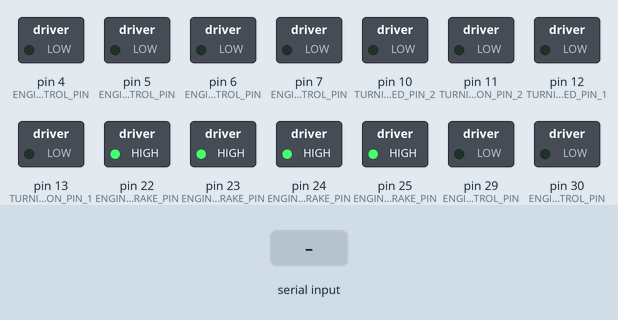
Recording of a sketch running on a simulated Arduino Mega 2560, built with avr-gcc and run on an emulated ATmega2560. Parts: switched loads named in the sketch (green lamp = pin HIGH). The inputs (shaded band) are chosen by the test bench. What the sketch prints to the serial monitor is not drawn.

Above: at 1.0 s.
1.1 s: "F" received over Serial
At 1.35 s:
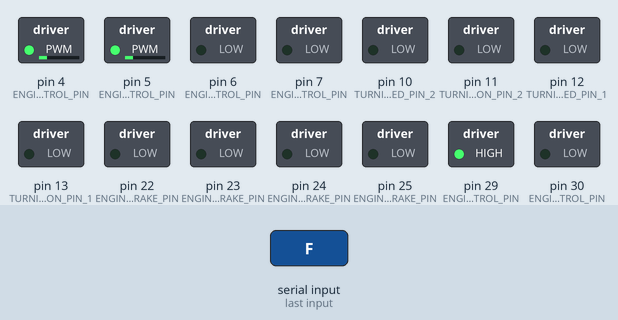
At 2.7 s:
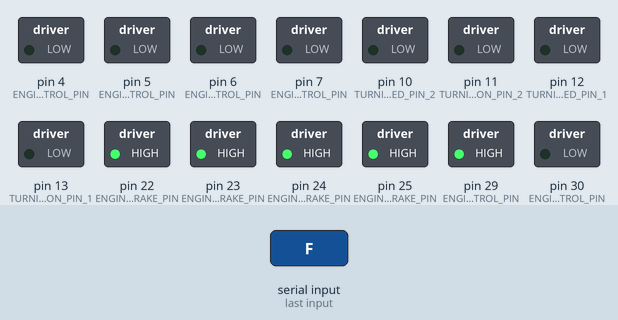
Timing chart, 0 to 4.2 s (numbered marks = the images above; inputs shaded):
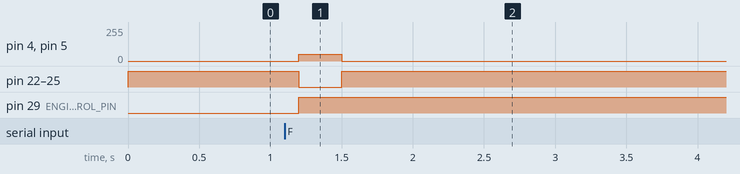

Measured:
- after the input at 1.1 s, pin 4 (ENGINE1_SPEED_CONTROL_PIN), pin 5 (ENGINE2_SPEED_CONTROL_PIN): 0/255 → 50/255 after 0.10 s, → 0/255 0.30 s later

The sketch:

2axisrotation.ino
```cpp
#include <SoftwareSerial.h>

//SoftwareSerial Serial(51, 49); //51 49 RX | TX pins for bluetooth module.

const int BLUETOOTH_BAUDRATE = 9600;
const int MASTER_DEVICE_BAUDRATE = 9600;

/*
Initialising constants responsible for engine speed and direction control pins
*/

const int ENGINE1_BRAKE_PIN = 23; // Overlaps with e4speedpin
const int ENGINE2_BRAKE_PIN = 25;
 const int ENGINE3_BRAKE_PIN = 22;
 const int ENGINE4_BRAKE_PIN = 24;

const int ENGINE1_SPEED_CONTROL_PIN=4;
const int ENGINE2_SPEED_CONTROL_PIN=5;
const int ENGINE3_SPEED_CONTROL_PIN=6;
const int ENGINE4_SPEED_CONTROL_PIN=7;

// const int ENGINE1_SPEED_READ_PIN = 18;
// const int ENGINE2_SPEED_READ_PIN = 19;
// const int ENGINE3_SPEED_READ_PIN = 20;
// const int ENGINE4_SPEED_READ_PIN = 21;

volatile long long engine1_last_pulse = 0;
volatile long long engine2_last_pulse = 0;
volatile long long engine3_last_pulse = 0;
volatile long long engine4_last_pulse = 0;

volatile long engine1_speed = 0;
volatile long engine2_speed = 0;
volatile long engine3_speed = 0;
volatile long engine4_speed = 0;

volatile long long current_time = 0;

const int ENGINE1_DIRECTION_CONTROL_PIN=29;
const int ENGINE2_DIRECTION_CONTROL_PIN=31;
const int ENGINE3_DIRECTION_CONTROL_PIN=30;
const int ENGINE4_DIRECTION_CONTROL_PIN=32;

const int MOTOR_SPEED_0 = 0;
const int TEST_SPEED = 50;
const int MOTOR_SPEED_1 = 130;
const int MOTOR_SPEED_2 = 150;
const int MOTOR_SPEED_3 = 170;

const int TURNING_DIRECTION_PIN_1 = 13;
const int TURNING_DIRECTION_PIN_2 = 11;

const int TURNING_SPEED_PIN_1 = 12;
const int TURNING_SPEED_PIN_2 = 10;

const int V_5=11;
const int V_5_1=53;

char current_command = ' '; // Contains a command symbol received with bluetooth.

int current_motor_speed = TEST_SPEED;

/*
Initialising max_loops_without_command which contains a maximum number of loops with unavailable bluetooth module.
If it is exceeded - we assume that connection has been lost, so we should stop a car for safety.
*/
int max_loops_without_command = 0;
int loops_without_command = 0;
int total_commands_received = 0;
int time_without_command = 0;

long long int last_received_signal_timestamp = 0; // Another way to ensure we have an established connection.

bool connection_lost = false; // If connection is lost, we stop a car.

void setup() {

  pinMode(ENGINE1_SPEED_CONTROL_PIN, OUTPUT);
  pinMode(ENGINE2_SPEED_CONTROL_PIN, OUTPUT);
  pinMode(ENGINE3_SPEED_CONTROL_PIN, OUTPUT);
  pinMode(ENGINE4_SPEED_CONTROL_PIN, OUTPUT);

  pinMode(ENGINE1_BRAKE_PIN, OUTPUT);
  pinMode(ENGINE2_BRAKE_PIN, OUTPUT);
  pinMode(ENGINE3_BRAKE_PIN, OUTPUT);
  pinMode(ENGINE4_BRAKE_PIN, OUTPUT);

  digitalWrite(ENGINE1_BRAKE_PIN, HIGH);
  digitalWrite(ENGINE2_BRAKE_PIN, HIGH);
  digitalWrite(ENGINE3_BRAKE_PIN, HIGH);
  digitalWrite(ENGINE4_BRAKE_PIN, HIGH);

  pinMode(TURNING_DIRECTION_PIN_1, OUTPUT);
  pinMode(TURNING_DIRECTION_PIN_2, OUTPUT);

  pinMode(TURNING_SPEED_PIN_1, OUTPUT);
  pinMode(TURNING_SPEED_PIN_2, OUTPUT);

  pinMode(V_5, OUTPUT);
  pinMode(V_5_1, OUTPUT);
  digitalWrite(V_5, HIGH);
  digitalWrite(V_5_1, HIGH);

  pinMode(ENGINE1_DIRECTION_CONTROL_PIN, OUTPUT);
  pinMode(ENGINE2_DIRECTION_CONTROL_PIN, OUTPUT);
  pinMode(ENGINE3_DIRECTION_CONTROL_PIN, OUTPUT);
  pinMode(ENGINE4_DIRECTION_CONTROL_PIN, OUTPUT);

  // attachInterrupt(digitalPinToInterrupt(ENGINE1_SPEED_READ_PIN), engine1_speed_signal, RISING);
  // attachInterrupt(digitalPinToInterrupt(ENGINE2_SPEED_READ_PIN), engine2_speed_signal, RISING);
  // attachInterrupt(digitalPinToInterrupt(ENGINE3_SPEED_READ_PIN), engine3_speed_signal, RISING);
  // attachInterrupt(digitalPinToInterrupt(ENGINE4_SPEED_READ_PIN), engine4_speed_signal, RISING);

  no_turn(); // Don't delete/comment, as wheels start turning immediately on one side. (probably)

  Serial.begin(MASTER_DEVICE_BAUDRATE);
  Serial.begin(BLUETOOTH_BAUDRATE);

  begin_bluetooth_connection(); // Waits until bluetooth connection is established.
}


void loop()
{

  // turn_left();
  // delay(1000);

  // delay(1000);
  // move_forward();
  // delay(1000);
  // current_motor_speed = 50;
  // move_forward();
  // delay(5000);
  // delay(1000);
  // block_wheels();
  // delay(1000);
  // for (size_t speed = 0; speed < 255; speed++){
  //   current_motor_speed = speed;
  //   move_forward();
  //   delay(50);
  // }

  // unblock_wheels();
  // current_motor_speed = 255;
  // move_forward();
  // delay(5000);

  if (!connection_lost){
    loops_without_command+=1;
    default_mode();
  }
  else{
    stop();
    Serial.print("Connection has been lost!\n");
    delay(3000);
  }
}

void default_mode(){
  receive_command();
  check_connection();
  execute_command();
}


void begin_bluetooth_connection(){
  while (!(Serial.available() > 0)){
    delay(100);
  }
  Serial.print("Connection established.\n");
}


void receive_command(){
  if (Serial.available()>0){
    current_command = Serial.read();

    last_received_signal_timestamp = millis();

    max_loops_without_command=max(max_loops_without_command, loops_without_command*30);
    loops_without_command=0;

    total_commands_received++;


    /*Serial.print(current_command);
    Serial.print("\nLoops before command: ");
    Serial.print(loops_without_command);
    Serial.print("\n");*/
  }
}


void check_connection(){
  time_without_command = millis() - last_received_signal_timestamp;

  if (time_without_command > 300){
    current_command=' ';
    connection_lost = true;
    stop();

    Serial.print("Disbanding connection: more than 0.3 second without new commands.\n");
  }
}


void execute_command(){
  Serial.print(current_command);
  switch (current_command)
  {
    case 'F' : {
      move_forward();
      no_turn();
    }
    break;
    case 'B' : {
      move_backward();
      no_turn();
    }
    break;
    case 'L' : {
      turn_left();
    }
    break;
    case 'R' : {
      turn_right();
    }
    break;
    case 'I' : {
      forward_right();
    }
    break;
    case 'J' : {
      backward_right();
    }
    break;
    case 'G' : {
      forward_left();
    }
    break;
    case 'H' : {
      backward_left();
    }
    break;
    default: {
      stop();
    }
    break;
  }

}


void move_forward(){
  analogWrite(ENGINE1_SPEED_CONTROL_PIN, current_motor_speed);
  analogWrite(ENGINE2_SPEED_CONTROL_PIN, current_motor_speed);

  digitalWrite(ENGINE1_DIRECTION_CONTROL_PIN, HIGH);
  digitalWrite(ENGINE2_DIRECTION_CONTROL_PIN, LOW);
  unblock_wheels();
}


void move_backward(){
  analogWrite(ENGINE1_SPEED_CONTROL_PIN, current_motor_speed);
  analogWrite(ENGINE2_SPEED_CONTROL_PIN, current_motor_speed);

  digitalWrite(ENGINE1_DIRECTION_CONTROL_PIN, LOW);
  digitalWrite(ENGINE2_DIRECTION_CONTROL_PIN, HIGH);
  unblock_wheels();
}


void no_turn(){
  digitalWrite(TURNING_DIRECTION_PIN_1, LOW);
  digitalWrite(TURNING_DIRECTION_PIN_2, LOW);

  digitalWrite(TURNING_SPEED_PIN_1, LOW);
  digitalWrite(TURNING_SPEED_PIN_2, LOW);
}


void turn_left(){
  digitalWrite(TURNING_DIRECTION_PIN_1, HIGH);
  digitalWrite(TURNING_DIRECTION_PIN_2, HIGH);

  digitalWrite(TURNING_SPEED_PIN_1, LOW);
  digitalWrite(TURNING_SPEED_PIN_2, LOW);
}


void turn_right(){
  digitalWrite(TURNING_DIRECTION_PIN_1, LOW);
  digitalWrite(TURNING_DIRECTION_PIN_2, LOW);

  digitalWrite(TURNING_SPEED_PIN_1, HIGH);
  digitalWrite(TURNING_SPEED_PIN_2, HIGH);
}

void forward_right(){
      turn_right();
      move_forward();
}


void backward_right(){
  turn_right();
  move_backward();
}

void forward_left(){
  turn_left();
  move_forward();
}


void backward_left(){
  turn_left();
  move_backward();
}


void stop(){
  analogWrite(ENGINE1_SPEED_CONTROL_PIN, MOTOR_SPEED_0);
  analogWrite(ENGINE2_SPEED_CONTROL_PIN, MOTOR_SPEED_0);
  analogWrite(ENGINE3_SPEED_CONTROL_PIN, MOTOR_SPEED_0);
  analogWrite(ENGINE4_SPEED_CONTROL_PIN, MOTOR_SPEED_0);
  no_turn();
  block_wheels();
}

void block_wheels(){
  digitalWrite(ENGINE1_BRAKE_PIN, HIGH);
  digitalWrite(ENGINE2_BRAKE_PIN, HIGH);
  digitalWrite(ENGINE3_BRAKE_PIN, HIGH);
  digitalWrite(ENGINE4_BRAKE_PIN, HIGH);
}

void unblock_wheels(){
  digitalWrite(ENGINE1_BRAKE_PIN, LOW);
  digitalWrite(ENGINE2_BRAKE_PIN, LOW);
  digitalWrite(ENGINE3_BRAKE_PIN, LOW);
  digitalWrite(ENGINE4_BRAKE_PIN, LOW);
}

void engine1_speed_signal(){
  current_time = micros();
  engine1_speed = current_time - engine1_last_pulse;
  engine1_last_pulse = current_time;
}

void engine2_speed_signal(){
  current_time = micros();
  engine2_speed = current_time - engine2_last_pulse;
  engine2_last_pulse = current_time;
}
```
